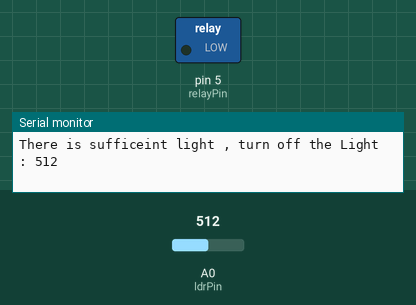
Bench run of a sketch on a simulated Arduino Uno, built with avr-gcc and run on an emulated ATmega328P. Parts: switched loads named in the sketch (green lamp = pin HIGH), the last lines printed to the serial monitor. Inputs (shaded band) come from the test bench; at power-on: A0 (ldrPin) = 512.

Above: at 1.2 s.
1.3 s: A0 (ldrPin) set to 216
4.3 s: A0 (ldrPin) set to 191
At 5.2 s:
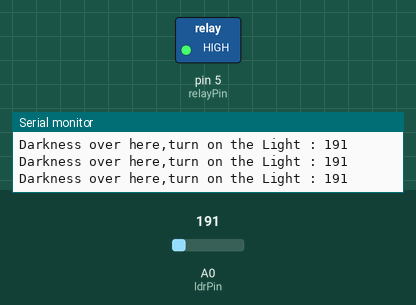
Timing chart, 0 to 7.3 s (numbered marks = the images above; inputs shaded):
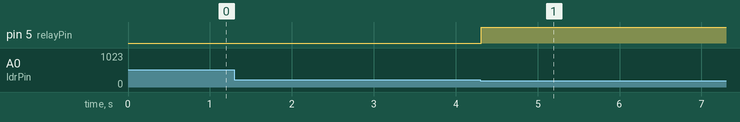

Measured:
- the behaviour switches between 201 and 200 on A0 (ldrPin) (found by bisection; images 0 and 1)
- after the input at 4.3 s, pin 5 (relayPin): LOW → HIGH at once

The sketch:

LDR.ino
```cpp
// Interfacing Arduino uno with LDR sensor

const int relayPin = 5; // digital pin 5
const int ldrPin = A0; // analog pin 0

void setup() { //  Void setup function will only run once, after each powerup or reset of the Arduino board.

Serial.begin(9600);

pinMode(relayPin, OUTPUT); // Here relay is determined as an ouput or an indicator.

pinMode(ldrPin, INPUT); // Here LDR sensor is determined as input.

}

void loop() { // Void loop is ran again and again and contains main code.

int ldrStatus = analogRead(ldrPin);

if (ldrStatus <= 200) {

digitalWrite(relayPin, HIGH); // If LDR senses darkness relay pin high that means Light will glow.

Serial.print("Darkness over here,turn on the Light : ");

Serial.println(ldrStatus);

} else {

digitalWrite(relayPin, LOW); // If LDR senses light relay pin low that means Light will stop glowing.

Serial.print("There is sufficeint light , turn off the Light : ");

Serial.println(ldrStatus);

}

}
```
